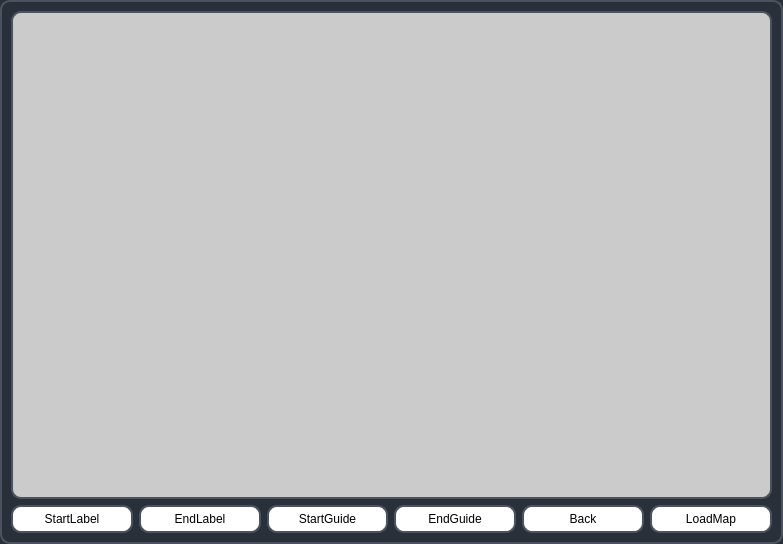
<?xml version="1.0" encoding="UTF-8"?>
<ui version="4.0">
 <class>page2_1_map_lab_guide</class>
 <widget class="QWidget" name="page2_1_map_lab_guide">
  <property name="geometry">
   <rect>
    <x>0</x>
    <y>0</y>
    <width>783</width>
    <height>544</height>
   </rect>
  </property>
  <property name="windowTitle">
   <string>Form</string>
  </property>
  <property name="styleSheet">
   <string notr="true">
    border: 2px solid   rgb(75, 83, 96);

background-color: rgb(41, 48, 58);

    border-radius: 10px; 
    padding: 5px; </string>
  </property>
  <layout class="QGridLayout" name="gridLayout">
   <item row="6" column="0" colspan="6">
    <widget class="InteractiveView" name="graphicsView">
     <property name="styleSheet">
      <string notr="true">background-color: rgb(203, 203, 203);</string>
     </property>
    </widget>
   </item>
   <item row="7" column="0">
    <widget class="QPushButton" name="pbStartLabel">
     <property name="styleSheet">
      <string notr="true">
    border: 2px solid   rgb(75, 83, 96);
background-color: rgb(255, 255, 255);

    border-radius: 10px; 
    padding: 5px; </string>
     </property>
     <property name="text">
      <string>StartLabel</string>
     </property>
    </widget>
   </item>
   <item row="7" column="1">
    <widget class="QPushButton" name="pbEndLabel">
     <property name="styleSheet">
      <string notr="true">
    border: 2px solid   rgb(75, 83, 96);
background-color: rgb(255, 255, 255);

    border-radius: 10px; 
    padding: 5px; </string>
     </property>
     <property name="text">
      <string>EndLabel</string>
     </property>
    </widget>
   </item>
   <item row="7" column="2">
    <widget class="QPushButton" name="pbStartGuide">
     <property name="styleSheet">
      <string notr="true">
    border: 2px solid   rgb(75, 83, 96);
background-color: rgb(255, 255, 255);

    border-radius: 10px; 
    padding: 5px; </string>
     </property>
     <property name="text">
      <string>StartGuide</string>
     </property>
    </widget>
   </item>
   <item row="7" column="3">
    <widget class="QPushButton" name="pbEndGuide">
     <property name="styleSheet">
      <string notr="true">
    border: 2px solid   rgb(75, 83, 96);
background-color: rgb(255, 255, 255);

    border-radius: 10px; 
    padding: 5px; </string>
     </property>
     <property name="text">
      <string>EndGuide</string>
     </property>
    </widget>
   </item>
   <item row="7" column="4">
    <widget class="QPushButton" name="pbBack">
     <property name="styleSheet">
      <string notr="true">
    border: 2px solid   rgb(75, 83, 96);
background-color: rgb(255, 255, 255);

    border-radius: 10px; 
    padding: 5px; </string>
     </property>
     <property name="text">
      <string>Back</string>
     </property>
    </widget>
   </item>
   <item row="7" column="5">
    <widget class="QPushButton" name="pbLoadMap">
     <property name="styleSheet">
      <string notr="true">
    border: 2px solid   rgb(75, 83, 96);
background-color: rgb(255, 255, 255);

    border-radius: 10px; 
    padding: 5px; </string>
     </property>
     <property name="text">
      <string>LoadMap</string>
     </property>
    </widget>
   </item>
  </layout>
 </widget>
 <customwidgets>
  <customwidget>
   <class>InteractiveView</class>
   <extends>QGraphicsView</extends>
   <header>untitled10\interactiveview.h</header>
  </customwidget>
 </customwidgets>
 <resources/>
 <connections/>
</ui>
